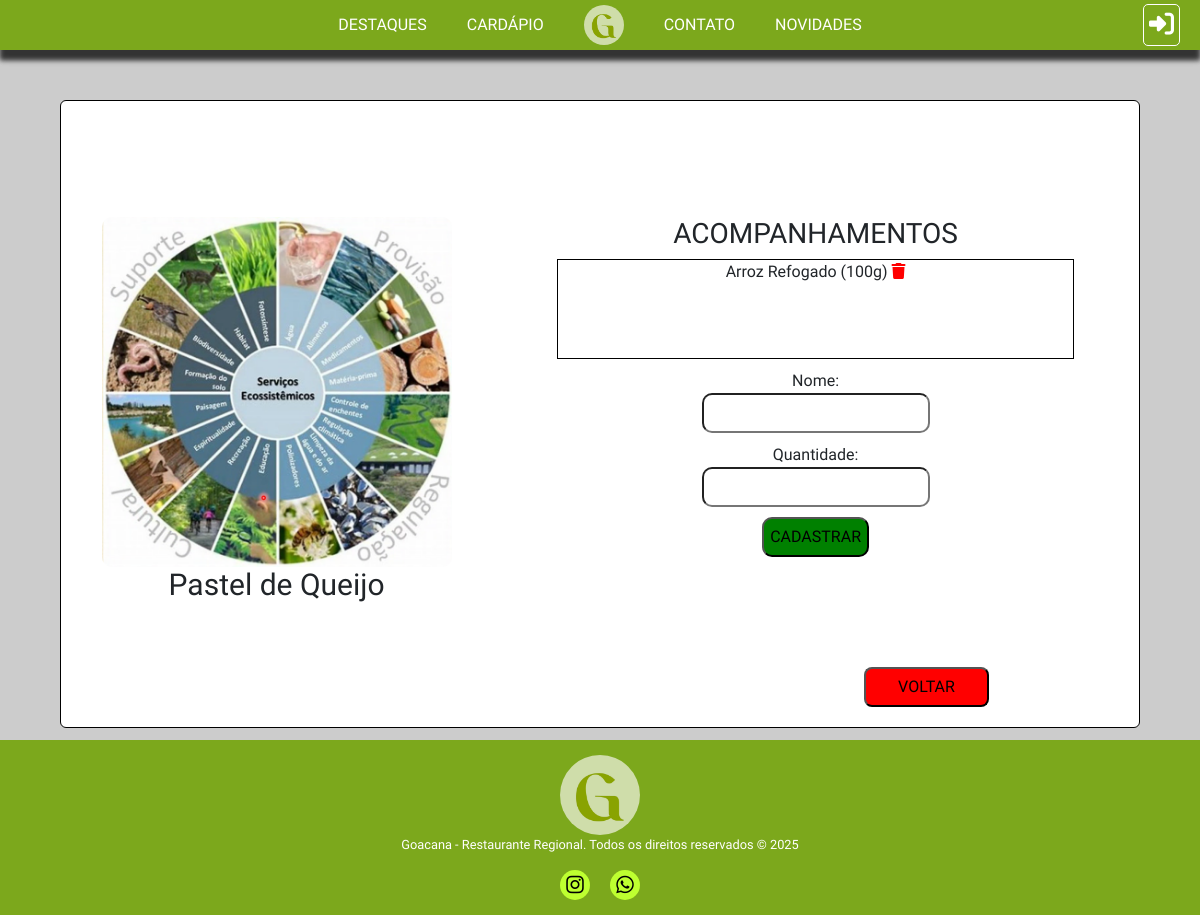
Before: /acompage/1/ with the older database file.
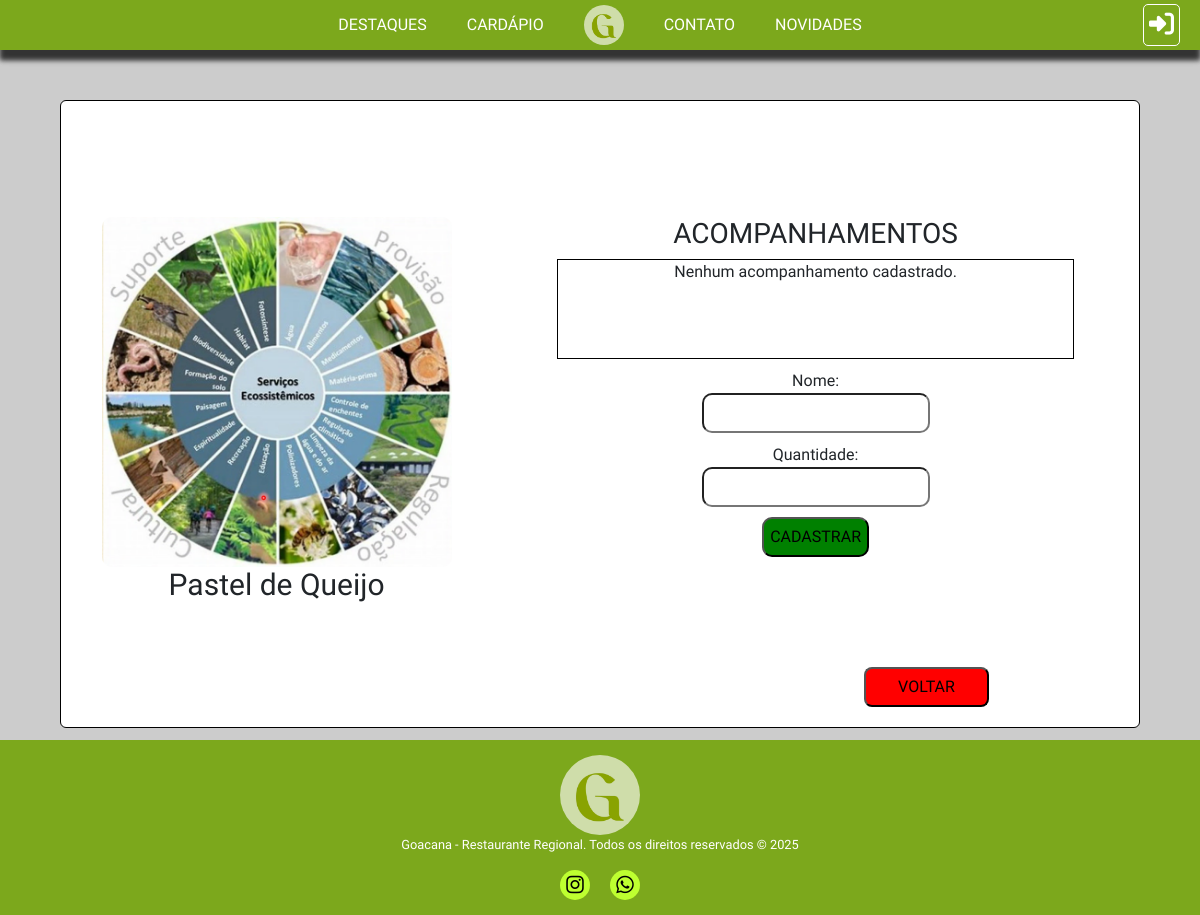
After: the same page with the newer database file.
### core/models.py (models this page shows)
class TB_ACOMPANHAMENTOS(models.Model):
    Nome = models.CharField(max_length=45, null=False)
    Quantidade = models.IntegerField(null=False)
    ID_Prato = models.ForeignKey('TB_PRATOS', on_delete=models.CASCADE, null=False)

### core/views.py (the view)
# urls.py: path('acompage/<int:id>/', acompage, name='acompage'),
def acompage(request, id):
    prato = TB_PRATOS.objects.get(pk=id)
    lista_acomp = TB_ACOMPANHAMENTOS.objects.filter(ID_Prato_id=id)
    if request.method == 'POST':
        formacomp = TB_ACOMPANHAMENTOS_FORMS(request.POST)
        if formacomp.is_valid():
            acomp = formacomp.save(commit=False)
            acomp.ID_Prato_id = id
            acomp.save()
            return redirect('acompage', id=id)
    else:
        formacomp = TB_ACOMPANHAMENTOS_FORMS()
    contexto = {'prato': prato, 'lista': lista_acomp, 'form': formacomp}
    return render(request, 'acompage.html', contexto)

### core/forms.py
class TB_ACOMPANHAMENTOS_FORMS(forms.ModelForm):
    class Meta:
        model = TB_ACOMPANHAMENTOS
        fields = ['Nome', 'Quantidade']

### core/templates/acompage.html (shortened to what this page needs)
{% extends 'base/base.html' %}
{% load static %}
{% block 'header' %}
<link rel="stylesheet" href="{% static 'CSS/add_prato.css' %}">
{% endblock %}
{% block 'content' %}
<div class="vheight">
    <div class="card">
        <div style="display: flex;" class="wowie">
            <div class="photo-side">
                {% if prato.Imagem %}
                    <img src="{{ prato.Imagem.url }}" alt="">
                {% else %}
                    <img src="{% static 'images/placeholder.png' %}" alt="">
                {% endif %}
                <h3>{{ prato.Nome }}</h3>
            </div>
            <div class="data-side">
                <h3>ACOMPANHAMENTOS</h3>
                <div class="acomp-list">
                    {% for acomp in lista %}
                        <p>{{ acomp.Nome }} ({{ acomp.Quantidade }}g) <a href="{% url 'rem_acomp2' acomp.id %}"><i class="fa-solid fa-trash"></i></a></p>
                    {% empty %}
                        <p>Nenhum acompanhamento cadastrado.</p>
                    {% endfor %}
                </div>
                <form method="post" class="acomp-form">
                    {{ form }}
                    <input type="submit" value="CADASTRAR" class="botao">
                </form>
            </div>
            <a href="{% url 'editordecadarpio' %}">
                <button id="wownicegraphics">VOLTAR</button>
            </a>
        </div>
    </div>
</div>
{% endblock %}

Changed rows visible on the page:
removed TB_ACOMPANHAMENTOS: Nome "Arroz Refogado", Quantidade "100"
Other visible differences:
text now shown: "Nenhum acompanhamento cadastrado."
